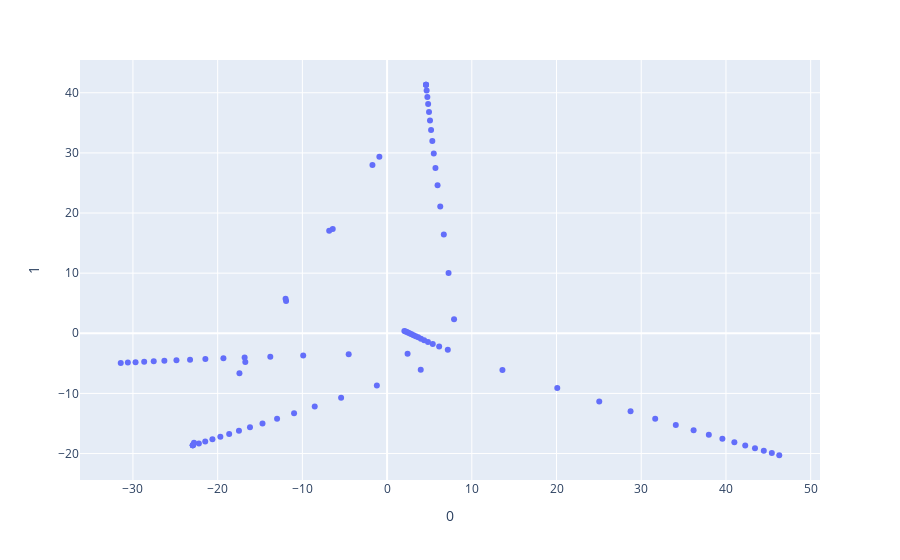

Write notebook code for a chart like this one.
### Code cell
ilknoktalar12 = ilkdogrunoktalari12.copy()

for i in range(7):
    ilknoktalar12[i][0] = ilknoktalar12[i][0].flatten()
    ilknoktalar12[i][1] = ilknoktalar12[i][1].flatten()
    ilknoktalar12[i][2] = ilknoktalar12[i][2].flatten()
    ilknoktalar12[i][3] = ilknoktalar12[i][3].flatten()

Xaralist12= []
for i in range(7):
    Xaralist12.append(np.hstack((ilknoktalar12[i][0],ilknoktalar12[i][1],ilknoktalar12[i][2],ilknoktalar12[i][3])))



sonnoktalar12 = tümNoktalarim.copy()
sonnoktalarsave12 = sonnoktalar12.copy()

for i in range(7):
    sonnoktalar12[i][0] = sonnoktalar12[i][0].flatten()
    sonnoktalar12[i][1] = sonnoktalar12[i][1].flatten()
    sonnoktalar12[i][2] = sonnoktalar12[i][2].flatten()
    sonnoktalar12[i][3] = sonnoktalar12[i][3].flatten()

Xsonaralist12= []
for i in range(7):
    Xsonaralist12.append(np.hstack((sonnoktalar12[i][0],sonnoktalar12[i][1],sonnoktalar12[i][2],sonnoktalar12[i][3])))




Xaralist12 = np.array(Xaralist12)
Xsonaralist12 = np.array(Xsonaralist12)
alldizi = np.vstack((Xlist,Xaralist12,Xsonaralist12))

X = alldizi

pca = PCA(n_components=2)
components = pca.fit_transform(X)

fig = px.scatter(components, x=0, y=1)
fig.show()

### Figure 1 — Plotly figure (JSON) as saved in the notebook; plotly's stock layout.template omitted (floating-point values rounded to 4 significant figures)
{"data": [{"hovertemplate": "0=%{x}<br>1=%{y}<extra></extra>", "legendgroup": "", "marker": {"color": "#636efa", "symbol": "circle"}, "mode": "markers", "name": "", "orientation": "v", "showlegend": false, "type": "scatter", "x": [7.903, 7.253, 6.696, 6.274, 5.958, 5.709, 5.51, 5.341, 5.192, 5.064, 4.948, 4.845, 4.752, 4.668, 4.594, 3.972, -1.21, -5.429, -8.543, -10.98, -12.99, -14.71, -16.19, -17.49, -18.64, -19.68, -20.62, -21.47, -22.22, -22.93, 13.62, 20.09, 25.04, 28.74, 31.65, 34.08, 36.18, 37.98, 39.58, 40.99, 42.27, 43.43, 44.47, 45.41, 46.29, 2.42, -4.533, -9.902, -13.79, -16.82, -19.32, -21.45, -23.26, -24.86, -26.29, -27.55, -28.67, -29.69, -30.6, -31.44, 7.164, 6.146, 5.39, 4.824, 4.374, 3.995, 3.67, 3.383, 3.127, 2.899, 2.693, 2.507, 2.333, 2.181, 2.037, 4.594, -0.9121, -6.418, -11.92, -17.43, -22.93, -22.93, 4.594, -1.728, -6.835, -11.98, -16.74, -22.79, -22.93], "xaxis": "x", "y": [2.35, 10.03, 16.41, 21.08, 24.6, 27.5, 29.9, 31.97, 33.79, 35.39, 36.82, 38.11, 39.3, 40.37, 41.34, -6.07, -8.672, -10.73, -12.19, -13.31, -14.22, -14.99, -15.65, -16.22, -16.73, -17.19, -17.61, -17.98, -18.31, -18.63, -6.102, -9.113, -11.35, -12.97, -14.22, -15.25, -16.13, -16.88, -17.54, -18.12, -18.65, -19.12, -19.54, -19.93, -20.28, -3.401, -3.494, -3.704, -3.887, -4.041, -4.172, -4.29, -4.394, -4.489, -4.578, -4.657, -4.732, -4.8, -4.862, -4.921, -2.724, -2.18, -1.776, -1.435, -1.141, -0.8905, -0.6744, -0.4856, -0.317, -0.1671, -0.0329, 0.08671, 0.1958, 0.291, 0.3791, 41.34, 29.34, 17.35, 5.357, -6.636, -18.63, -18.63, 41.34, 28.0, 17.07, 5.732, -4.762, -18.2, -18.63], "yaxis": "y"}], "layout": {"legend": {"tracegroupgap": 0}, "margin": {"t": 60}, "xaxis": {"anchor": "y", "domain": [0, 1], "title": {"text": "0"}}, "yaxis": {"anchor": "x", "domain": [0, 1], "title": {"text": "1"}}}}
